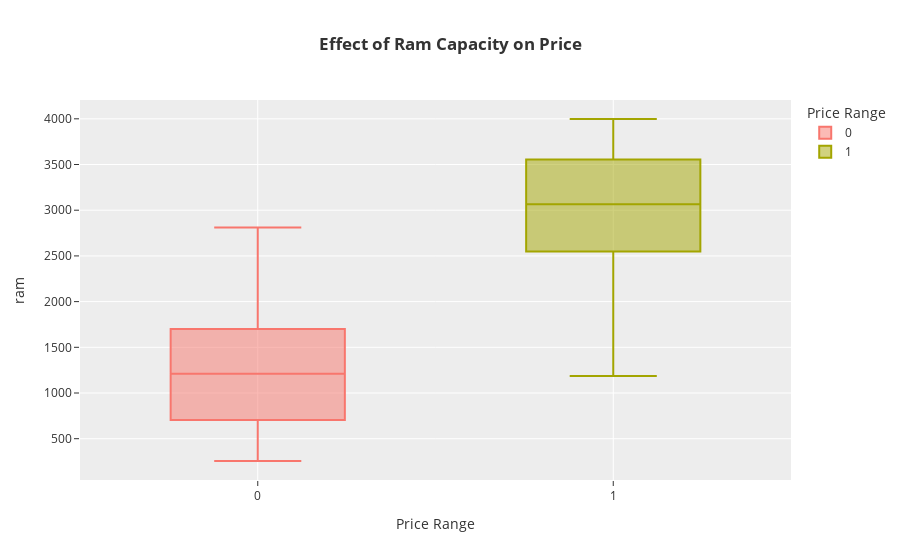

Write notebook code for a chart like this one.
### Markdown cell above
Based on the visualization above, it is known that cheap cellphones have a maximum battery capacity of less than 1200 mAh while expensive cellphones have a maximum battery capacity of more than 1200 mAh. To be exact, it reaches 1998 mAh.

### Code cell
px.box(df,x='price_range',y='ram',
       color='price_range',template='ggplot2',
       labels={'price_range':'Price Range',
               'ram':'ram'},
       title="<b>Effect of Ram Capacity on Price")

### Figure 1 — Plotly figure (JSON) as saved in the notebook; plotly's stock layout.template omitted (floating-point values rounded to 4 significant figures; data arrays with more than 128 entries replaced by an {"elided": "..."} marker saying what was removed)
{"data": [{"alignmentgroup": "True", "hovertemplate": "Price Range=%{x}<br>ram=%{y}<extra></extra>", "legendgroup": "0", "marker": {"color": "#F8766D"}, "name": "0", "notched": false, "offsetgroup": "0", "orientation": "v", "showlegend": true, "type": "box", "x": {"elided": "1000 int values"}, "x0": " ", "xaxis": "x", "y": {"elided": "1000 int values"}, "y0": " ", "yaxis": "y"}, {"alignmentgroup": "True", "hovertemplate": "Price Range=%{x}<br>ram=%{y}<extra></extra>", "legendgroup": "1", "marker": {"color": "#A3A500"}, "name": "1", "notched": false, "offsetgroup": "1", "orientation": "v", "showlegend": true, "type": "box", "x": {"elided": "1000 int values"}, "x0": " ", "xaxis": "x", "y": {"elided": "1000 int values"}, "y0": " ", "yaxis": "y"}], "layout": {"boxmode": "overlay", "legend": {"title": {"text": "Price Range"}, "tracegroupgap": 0}, "title": {"text": "<b>Effect of Ram Capacity on Price"}, "xaxis": {"anchor": "y", "categoryarray": [0, 1], "categoryorder": "array", "domain": [0, 1], "title": {"text": "Price Range"}}, "yaxis": {"anchor": "x", "domain": [0, 1], "title": {"text": "ram"}}}}
